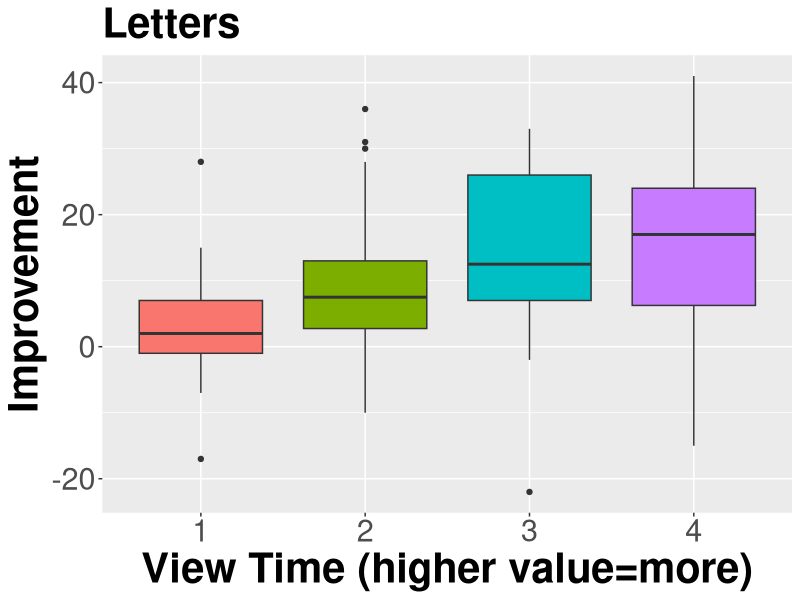
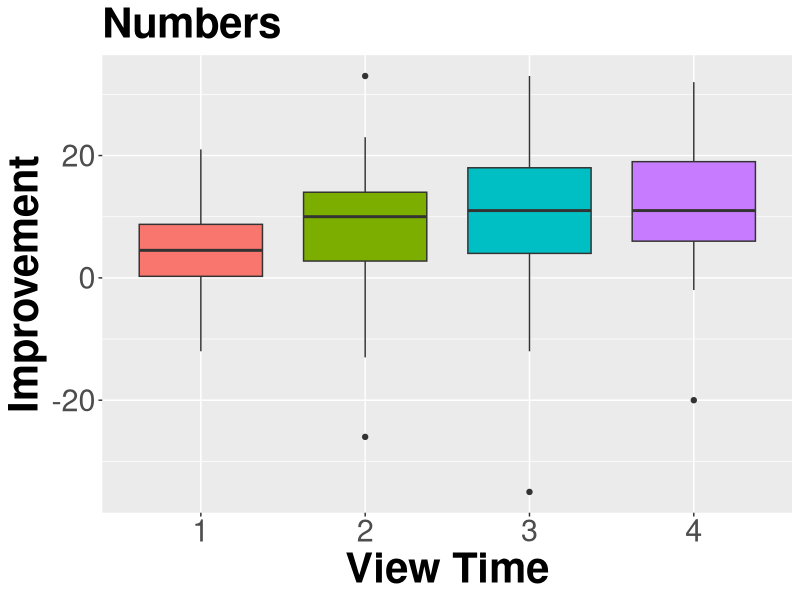
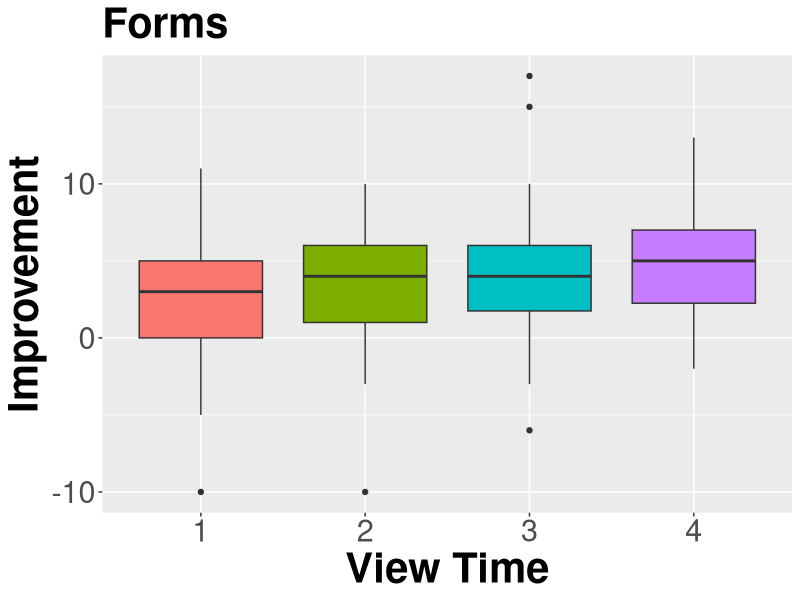
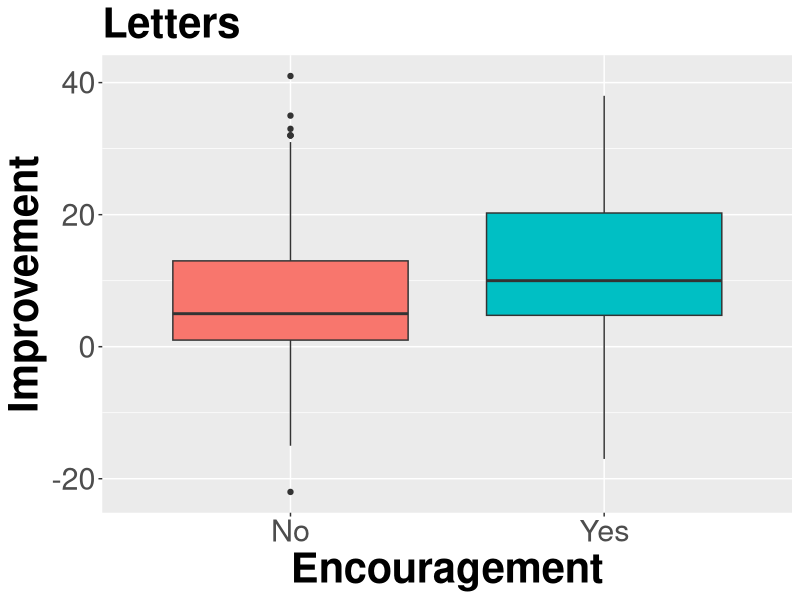
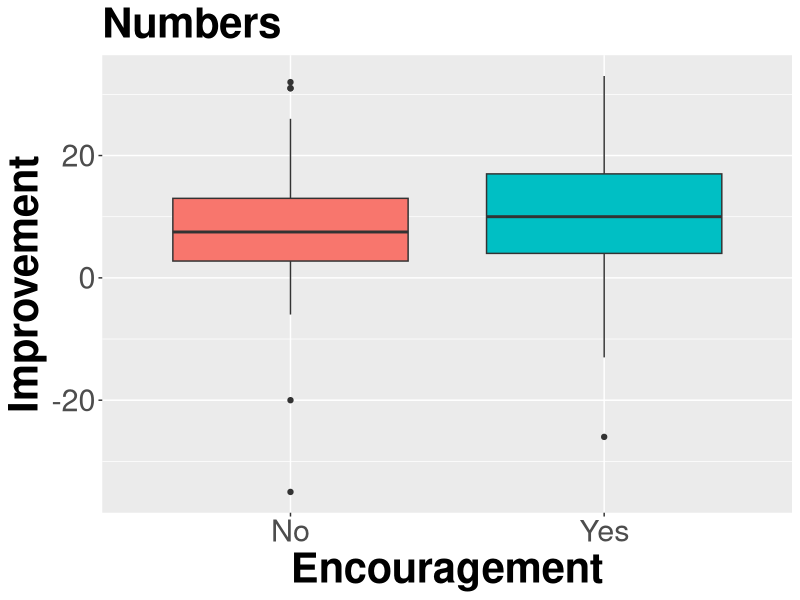
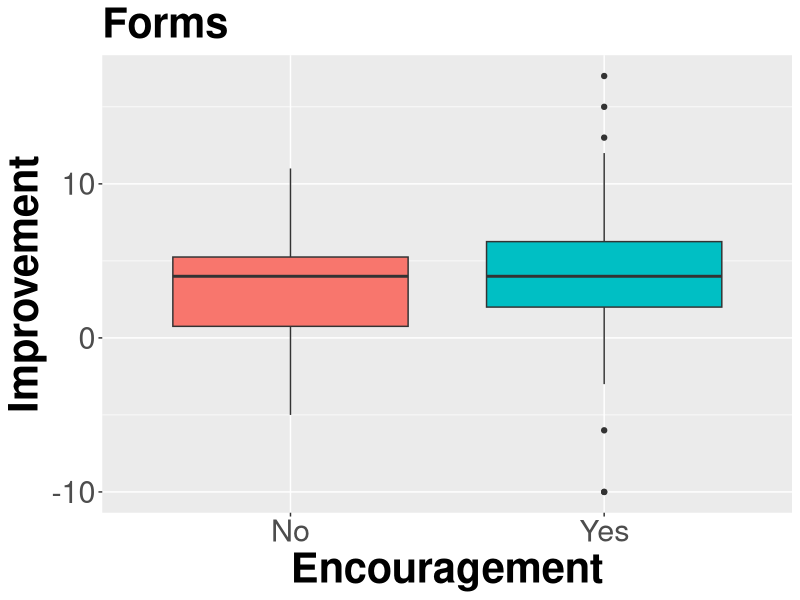
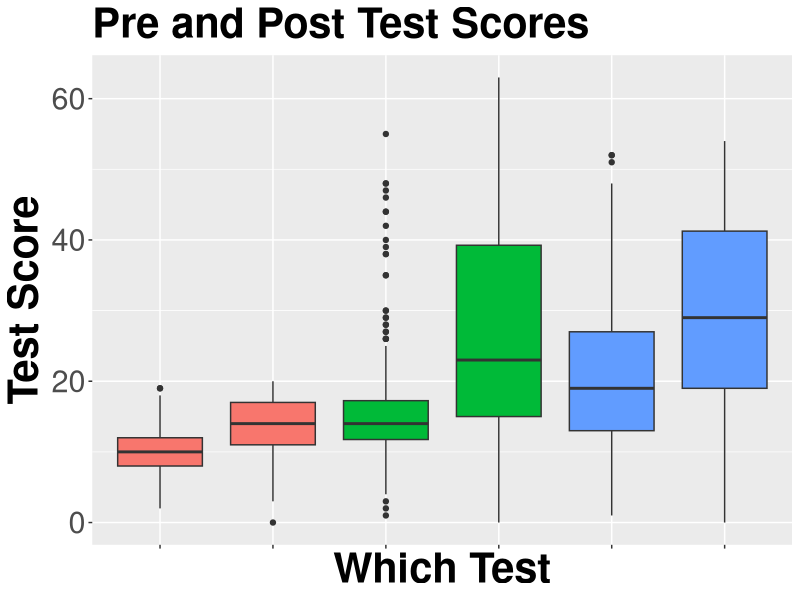
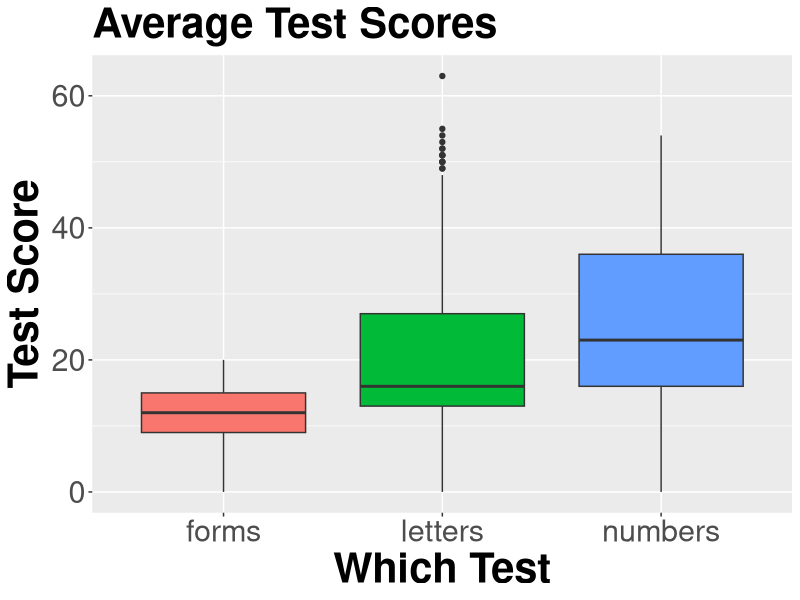

Write R code to recreate these figures, in order.
## ---- chunk 1
knitr::opts_chunk$set(echo = TRUE)
## ---- chunk 2
library(tidyverse)
library(ggplot2)
library(GGally)

## ---- chunk 3
just_scores <- read.csv('test_scores.csv')
subset_scores <- subset(just_scores, 
                        grepl('let', test_name) | 
                        grepl('form', test_name) | grepl('numb', test_name))

subset_scores <- subset_scores |> 
  mutate(which_test = case_when(grepl('let', test_name) ~ 'letters',
                                grepl('form', test_name) ~ 'forms',
                                grepl('numb', test_name) ~ 'numbers'))

Data <- read.csv('clean_df.csv')

Data <-  Data |> 
  mutate(encour = case_when(encour == 0 ~ 'No',
                            encour == 1 ~ 'Yes'))

# make categorical variables categorical 
Data$site <-  as.character(Data$site)
Data$sex <-  as.character(Data$sex)
Data$viewcat <-  as.character(Data$viewcat)
Data$setting <-  as.character(Data$setting)


glimpse(Data)
## ---- chunk 4
plot <- ggplot(Data, aes(x = viewcat, y = let_diff, fill = viewcat)) +
  geom_boxplot(show.legend=FALSE) +
  xlab("View Time (higher value=more)") + 
  ylab("Improvement") + 
  labs(title = "Letters") + 
  theme(axis.text=element_text(size=22),
        axis.title=element_text(size=30,face="bold"),
        title=element_text(size=25,face="bold"))
  ggsave("boxLetters.png", plot, width = 8, height = 6, dpi = 300)

plot <- ggplot(Data, aes(x = viewcat, y = numb_diff, fill = viewcat)) +
  geom_boxplot(show.legend=FALSE) +
  xlab("View Time") + 
  ylab("Improvement") + 
  labs(title = "Numbers") + 
  theme(axis.text=element_text(size=22),
        axis.title=element_text(size=30,face="bold"),
        title=element_text(size=25,face="bold"))
  ggsave("boxNumbers.png", plot, width = 8, height = 6, dpi = 300)

plot <- ggplot(Data, aes(x = viewcat, y = form_diff, fill = viewcat)) +
  geom_boxplot(show.legend=FALSE) +
  xlab("View Time") + 
  ylab("Improvement") + 
  labs(title = "Forms") + 
  theme(axis.text=element_text(size=22),
        axis.title=element_text(size=30,face="bold"),
        title=element_text(size=25,face="bold"))
  ggsave("boxForms.png", plot, width = 8, height = 6, dpi = 300)

## ---- chunk 5

plot <- ggplot(Data, aes(x = encour, y = let_diff, fill = encour)) +
  geom_boxplot(show.legend=FALSE) +
  xlab("Encouragement") + 
  ylab("Improvement") + 
  labs(title = "Letters") + 
  theme(axis.text=element_text(size=22),
        axis.title=element_text(size=30,face="bold"),
        title=element_text(size=25,face="bold"))
  ggsave("boxLetters.png", plot, width = 8, height = 6, dpi = 300)

plot <- ggplot(Data, aes(x = encour, y = numb_diff, fill = encour)) +
  geom_boxplot(show.legend=FALSE) +
  xlab("Encouragement") + 
  ylab("Improvement") + 
  labs(title = "Numbers") + 
  theme(axis.text=element_text(size=22),
        axis.title=element_text(size=30,face="bold"),
        title=element_text(size=25,face="bold"))
  ggsave("boxNumbers.png", plot, width = 8, height = 6, dpi = 300)

plot <- ggplot(Data, aes(x = encour, y = form_diff, fill = encour)) +
  geom_boxplot(show.legend=FALSE) +
  xlab("Encouragement") + 
  ylab("Improvement") + 
  labs(title = "Forms") + 
  theme(axis.text=element_text(size=22),
        axis.title=element_text(size=30,face="bold"),
        title=element_text(size=25,face="bold"))
  ggsave("boxForms.png", plot, width = 8, height = 6, dpi = 300)

## ---- chunk 6
subset_scores$test_name <- factor(subset_scores$test_name,
    levels = c('preform','postform', 'prelet', 'postlet', 'prenumb', 'postnumb'),ordered = TRUE)


plot <- ggplot(subset_scores, aes(x=test_name, y=score, fill=which_test)) +
  geom_boxplot(show.legend=FALSE) +
  xlab("Which Test") + 
  ylab("Test Score") +
  labs(title = "Pre and Post Test Scores") +
  theme(axis.text=element_text(size=22),
        axis.title=element_text(size=30,face="bold"),
        axis.text.x = element_blank(),
        title=element_text(size=25,face="bold"))
  ggsave("PrePostBox.png", plot, width = 8, height = 6, dpi = 300)

plot <- ggplot(subset_scores, aes(x=which_test, y=score, fill=which_test)) +
  geom_boxplot(show.legend=FALSE) +
  xlab("Which Test") + 
  ylab("Test Score") +
  labs(title = "Average Test Scores") + 
  theme(axis.text=element_text(size=22),
        axis.title=element_text(size=30,face="bold"),
        title=element_text(size=25,face="bold"))
  ggsave("CategoriesBox.png", plot, width = 8, height = 6, dpi = 300)
## ---- chunk 7

long_Data <- subset_scores |>
  left_join(Data, by = 'ID')

## ---- chunk 8
plot <- ggplot(long_Data, aes(x = which_test, y = score, fill = sex)) + 
  geom_boxplot(show.legend=FALSE) +
  xlab("Which Test") +
  ylab("Test Score") + 
  labs(title = "Average Test Scores by Sex") +
  theme(axis.text=element_text(size=22),
        axis.title=element_text(size=30,face="bold"),
        title=element_text(size=25,face="bold"))
  ggsave("GenderBox.png", plot, width = 8, height = 6, dpi = 300)
  

## ---- chunk 9
plot <- ggplot(long_Data, aes(x = which_test, y = score, fill = site)) + 
  geom_boxplot(show.legend=FALSE) +
  xlab("Which Test") +
  ylab("Test Score") + 
  labs(title = "Average Test Scores by Site") +
  theme(axis.text=element_text(size=22),
        axis.title=element_text(size=30,face="bold"),
        title=element_text(size=25,face="bold"))
  ggsave("SiteBox.png", plot, width = 8, height = 6, dpi = 300)

## ---- chunk 10
plot <- ggplot(long_Data, aes(x = age, y = score, col = which_test)) + 
  geom_point() +
  xlab("Age") +
  ylab("Test Score") + 
  labs(title = "Average Test scores by Age", col = "Which Test") +
  theme(axis.text=element_text(size=22),
        axis.title=element_text(size=30,face="bold"),
        title=element_text(size=25,face="bold"),
        legend.text =element_text(size = 25, face = "bold"))
  ggsave("AgeScatter.png", plot, width = 8, height = 6, dpi = 300)
## ---- chunk 11

plot <- ggplot(long_Data, aes(x = which_test, y = score, fill = setting)) + 
  geom_boxplot(show.legend=FALSE) +
  xlab("Which Test") +
  ylab("Test Score") + 
  labs(title = "Test scores by Setting") +
  theme(axis.text=element_text(size=22),
        axis.title=element_text(size=30,face="bold"),
        title=element_text(size=25,face="bold"),
        legend.text =element_text(size = 25, face = "bold"))
  ggsave("SettingBox.png", plot, width = 8, height = 6, dpi = 300)

